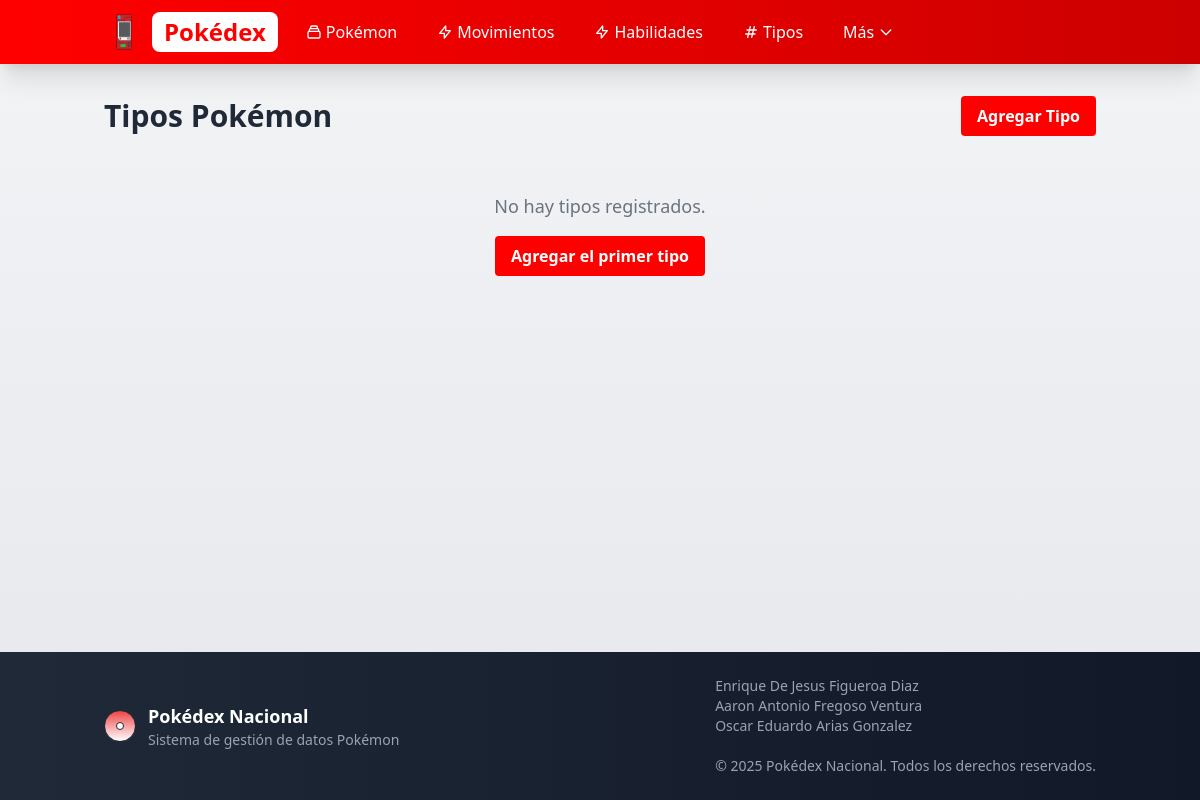
Page /tipos/ on the earlier database version.
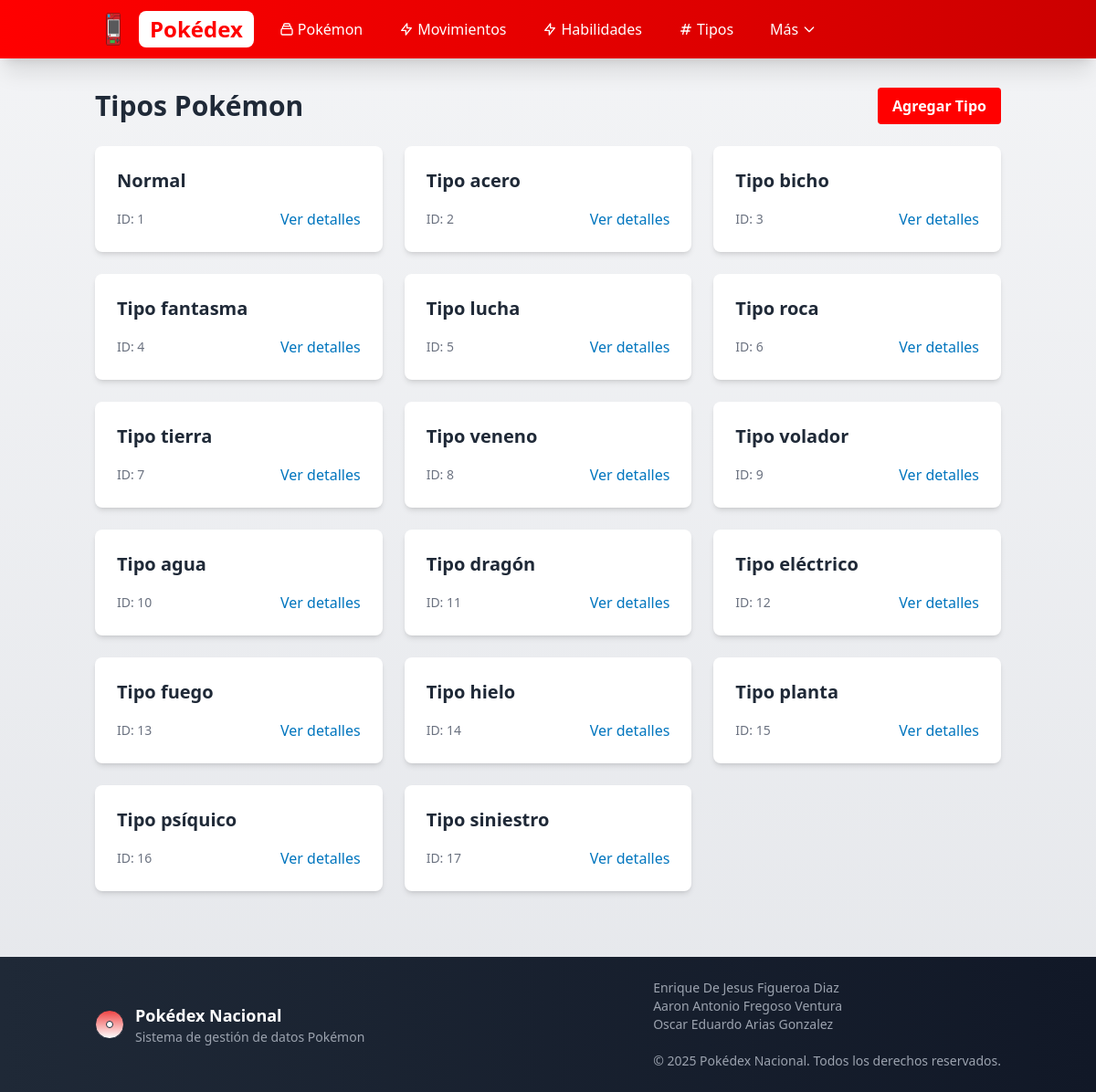
Same page on the later database version.
### pokedex/models.py (models this page shows, shortened)
class Tipo(models.Model):
    Nombre_Tipo = models.CharField(max_length=50, unique=True)
    Color = models.CharField(max_length=20, blank=True, null=True)  # Para estilos CSS
    class Meta:
        verbose_name = "Tipo"
        verbose_name_plural = "Tipos"

### pokedex/views.py (the view)
# urls.py: path('tipos/', views.TipoListView.as_view(), name='tipo_list'),
class TipoListView(generic.ListView):
    model = Tipo
    template_name = 'pokedex/tipo_list.html'
    context_object_name = 'tipos'
    def render_to_response(self, context, **response_kwargs):
        if self.request.path.startswith('/api/'):
            tipos = list(self.get_queryset().values())
            return JsonResponse(tipos, safe=False)
        return super().render_to_response(context, **response_kwargs)

### pokedex/templates/pokedex/tipo_list.html (shortened to what this page needs)
{% extends 'pokedex/base.html' %}
{% load static %}
{% block content %}
<div class="container mx-auto px-4 py-8">
    <div class="flex justify-between items-center mb-6">
        <h1 class="text-3xl font-bold text-gray-800">Tipos Pokémon</h1>
        <a href="{% url 'tipo_create' %}" class="bg-pokemon-red hover:bg-red-700 text-white font-bold py-2 px-4 rounded">
            Agregar Tipo
        </a>
    </div>
    <div class="grid grid-cols-1 md:grid-cols-2 lg:grid-cols-3 gap-6">
        {% for tipo in tipos %}
        <div class="bg-white rounded-lg shadow-md overflow-hidden hover:shadow-lg transition-shadow duration-300" {% if tipo.Color %}style="border-left: 5px solid {{ tipo.Color }};"{% endif %}>
            <div class="p-6">
                <h2 class="text-xl font-semibold text-gray-800 mb-2">{{ tipo.Nombre_Tipo }}</h2>
                <div class="flex justify-between items-center mt-4">
                    <span class="text-sm text-gray-500">ID: {{ tipo.id }}</span>
                    <a href="{% url 'tipo_detail' tipo.id %}" class="text-pokemon-blue hover:text-blue-700">Ver detalles</a>
                </div>
            </div>
        </div>
        {% empty %}
        <div class="col-span-3 text-center py-8">
            <p class="text-gray-500 text-lg">No hay tipos registrados.</p>
            <a href="{% url 'tipo_create' %}" class="inline-block mt-4 bg-pokemon-red hover:bg-red-700 text-white font-bold py-2 px-4 rounded">
                Agregar el primer tipo
            </a>
        </div>
        {% endfor %}
    </div>
</div>
{% endblock %}

Differences in the rows shown:
added Tipo: Nombre_Tipo "Normal", id "1"
added Tipo: Nombre_Tipo "Tipo acero", id "2"
added Tipo: Nombre_Tipo "Tipo bicho", id "3"
added Tipo: Nombre_Tipo "Tipo fantasma", id "4"
added Tipo: Nombre_Tipo "Tipo lucha", id "5"
added Tipo: Nombre_Tipo "Tipo roca", id "6"
added Tipo: Nombre_Tipo "Tipo tierra", id "7"
added Tipo: Nombre_Tipo "Tipo veneno", id "8"
added Tipo: Nombre_Tipo "Tipo volador", id "9"
added Tipo: Nombre_Tipo "Tipo agua", id "10"
added Tipo: Nombre_Tipo "Tipo dragón", id "11"
added Tipo: Nombre_Tipo "Tipo eléctrico", id "12"
added Tipo: Nombre_Tipo "Tipo fuego", id "13"
added Tipo: Nombre_Tipo "Tipo hielo", id "14"
added Tipo: Nombre_Tipo "Tipo planta", id "15"
added Tipo: Nombre_Tipo "Tipo psíquico", id "16"
added Tipo: Nombre_Tipo "Tipo siniestro", id "17"
Other differences:
text no longer shown: "No hay tipos registrados. Agregar el primer tipo"
